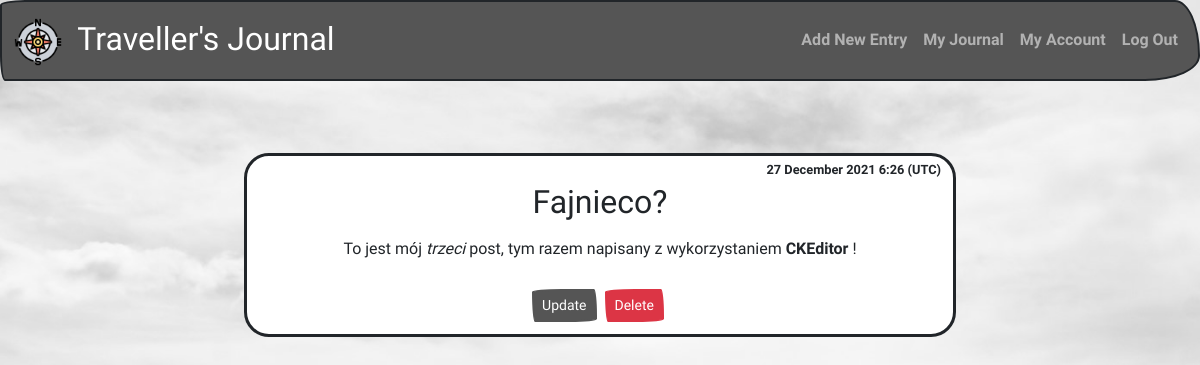
/post/3 (signed in), run on the app's committed database.
### travel/helpers.py (models this page shows, shortened)
class Post(db.Model):
    id = db.Column(db.Integer, primary_key=True)
    title = db.Column(db.String(100), nullable=False)
    date_posted = db.Column(db.DateTime, nullable=False, default=datetime.utcnow)
    content = db.Column(db.Text, nullable=False)
    user_id = db.Column(db.Integer, db.ForeignKey('user.id'), nullable=False)

### travel/views.py (the view)
@app.route("/post/<int:post_id>")
@login_required
def post(post_id):
    post = Post.query.get_or_404(post_id)
    if post.author != current_user: # only the posts written by currently logged in user are accessible
        abort(403)
    return render_template('post.html', post=post)

### travel/helpers.py (called while the page is built)
@login_manager.user_loader
def load_user(user_id):
    return User.query.get(int(user_id))

### travel/templates/post.html (shortened to what this page needs)
{% extends "layout.html" %}
{% block content %}
        <div class="row">
            <div class="post col-8 offset-2 bg-light rounded mb-2">
                <div class="date text-end py-1">{{ post.date_posted.strftime('%d %B %Y %-H:%M (UTC)') }}</div>
                <h2>{{ post.title }}</h2>
                <p>{{ post.content | safe }}</p>
                <div class="py-2">
                    <a href="{{ url_for('update_post', post_id=post.id ) }}" class="btn btn-secondary btn-sm my-1">Update</a>
                    <button type="button" class="btn btn-danger btn-sm m-1" data-bs-toggle="modal" data-bs-target="#deleteModal">
                        Delete
                    </button>
                </div>
            </div>
        </div>
{% endblock %}

### travel/static/styles.css (style rules this page uses)
body { background-image:url(/static/imgs/background.jpg); background-position: center; background-size: cover; background-repeat: no-repeat; min-height: 100vh; }
a { text-decoration: none; }
p { font-weight: normal; }
.date { font-size: 0.8rem; }
.post { border: solid; }

### data on the page
Post: date_posted "27 December 2021 6:26 (UTC)", title "Fajnieco?", content "To jest mój trzeci post, tym razem napisany z wykorzystaniem CKEditor !"
